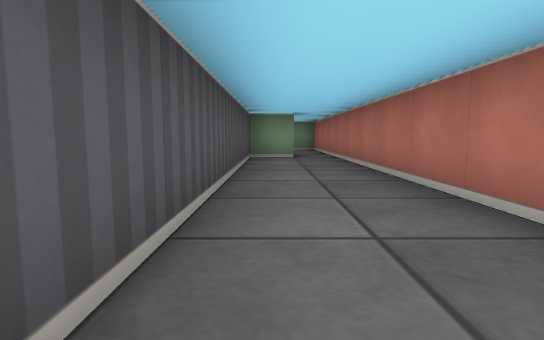
View 1 (above)

14 first-person views from a walk through a cub3D level. The camera is about half as high as the walls, tilts 6° down and sees 80° across. The floor is counted in squares. Each view is taken from the middle of a square. On the plan, view 1 faces up. The plan holds only what a view shows up to about 9 squares ahead; the rest is blank.

View 2
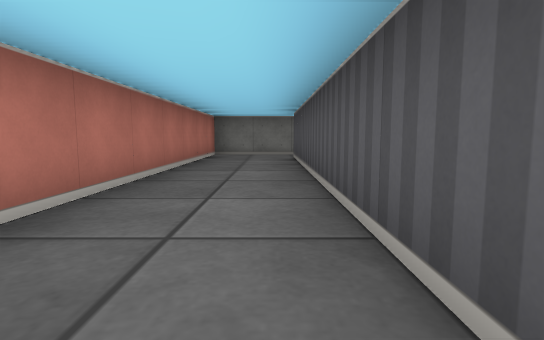

View 3
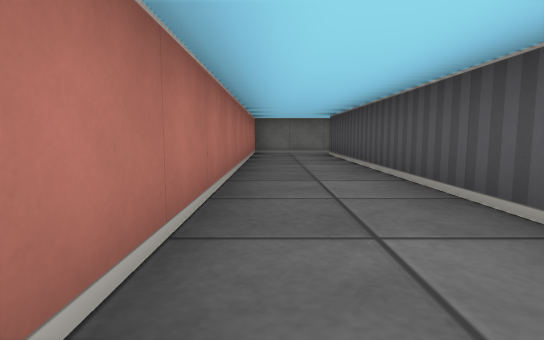

View 4
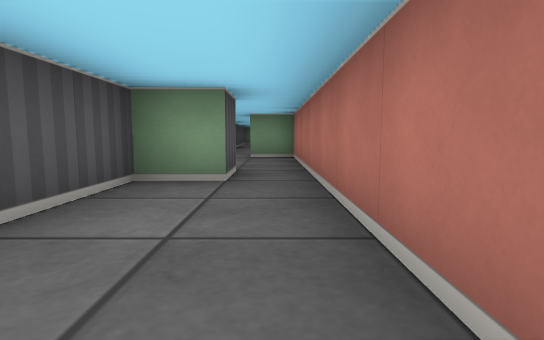

View 5
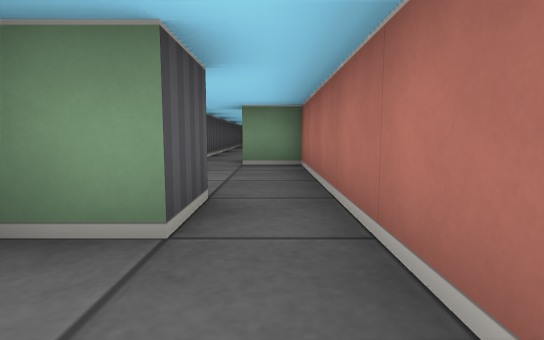

View 6
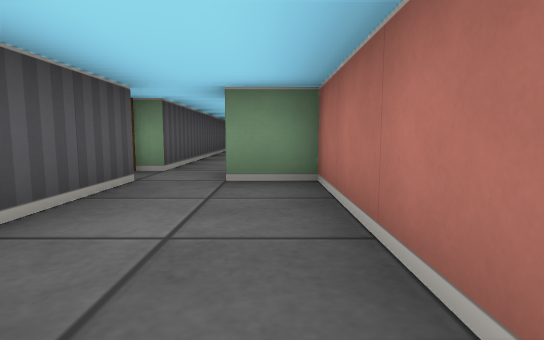

View 7
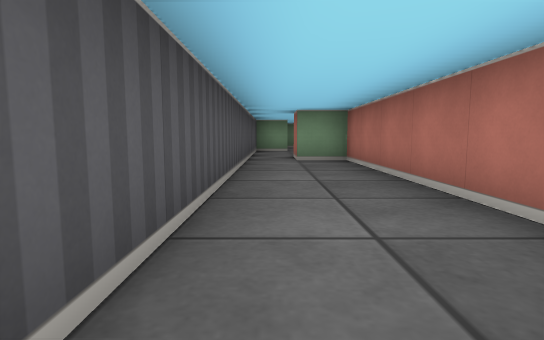

View 8
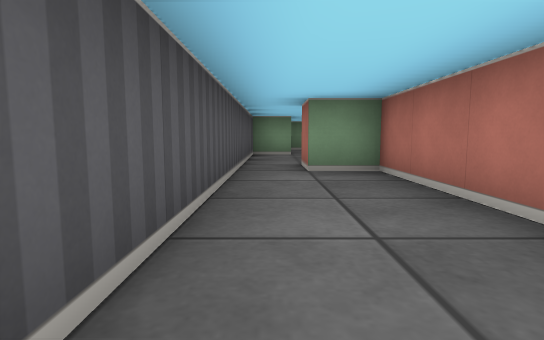

View 9
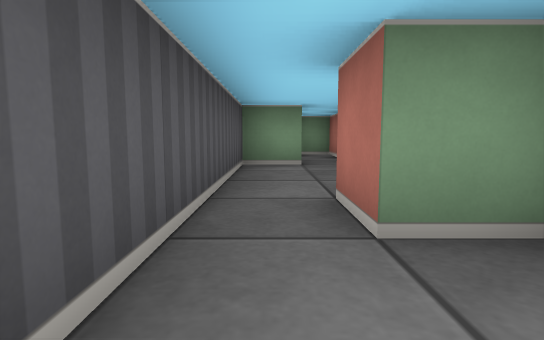

View 10
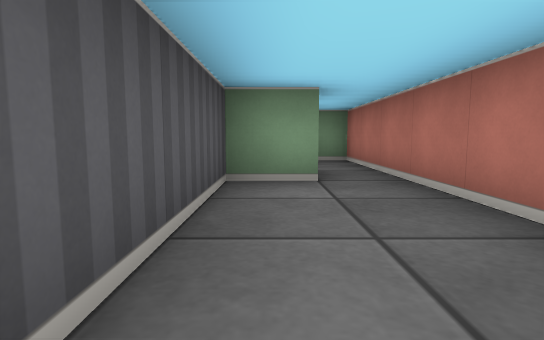

View 11
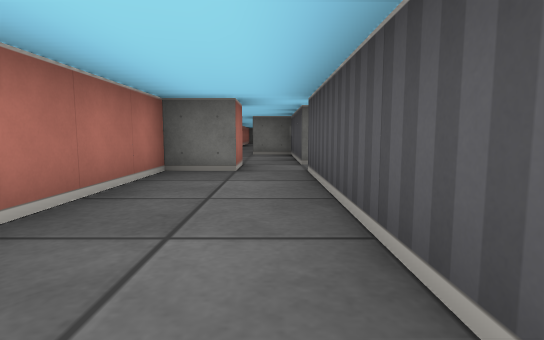

View 12
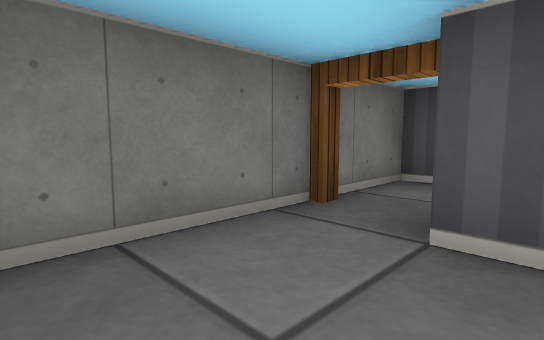

View 13
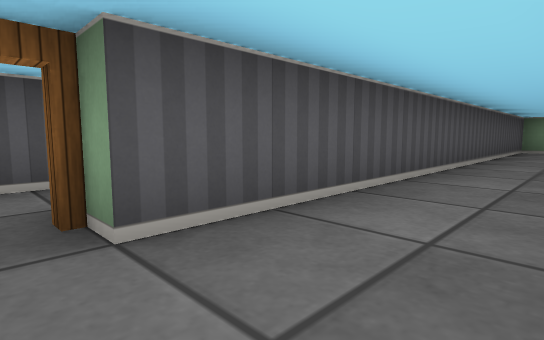

View 14
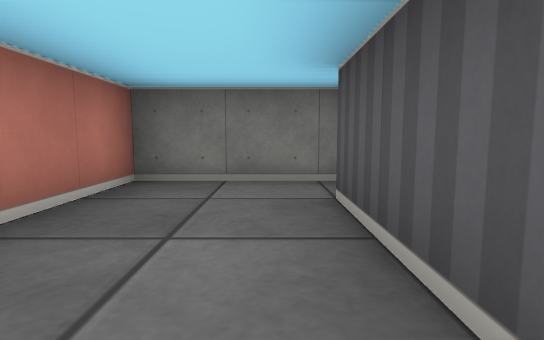

### Floor plan
Ten units are one square. View 1 is at (0, 0); x grows to the right and y downward. Boxes are objects, and circles mark ways between rooms. Rooms are numbered by the first view taken in them; rooms with no view inside come last. Other rooms are left out.
<svg viewBox="-15 -235 35 285">
<path fill="none" stroke="#000" d="M5 -75 -5 -75 -5 35M-10 45 15 45 15 -75M-5 -115 -5 -85 5 -85 5 -75M15 -75 15 -115 5 -115M-5 -185 -5 -125M5 -115 5 -125 15 -125 15 -185 5 -185M15 -208 15 -225M6 -225 -5 -225 -5 -185M5 -185 5 -195"/>
<circle cx="10" cy="-80" r="3" fill="#2a7"/>
<circle cx="0" cy="-120" r="3" fill="#2a7"/>
<circle cx="0" cy="-190" r="3" fill="#2a7"/>
<text x="0" y="-20">1</text>
<text x="10" y="-100">2</text>
<text x="0" y="-150">3</text>
<text x="0" y="-210">4</text>
</svg>
Room 1 opens to room 2. Room 2 opens to room 3. Room 3 opens to room 4.

Where each view was taken, in squares from view 1:
view 1: 0 up, 0 right, facing up
view 2: 4 up, 0 right, facing down
view 3: 5 up, 1 right, facing down
view 4: 4 up, 1 right, facing up
view 5: 6 up, 1 right, facing up
view 6: 8 up, 1 right, facing up
view 7: 12 up, 0 right, facing up
view 8: 14 up, 0 right, facing up
view 9: 17 up, 0 right, facing up
view 10: 19 up, 0 right, facing up
view 11: 17 up, 0 right, facing down
view 12: 3 down, 1 right, facing down-left
view 13: 4 down, 1 right, facing up-left
view 14: 1 down, 0 right, facing down
